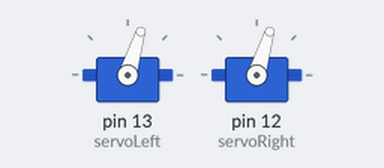
The sketch below on a simulated Arduino Uno, built with avr-gcc and run on an emulated ATmega328P. Shown: 2 × servo. What the sketch prints to the serial monitor is not drawn.

Above: at 0.1 s.
At 7.5 s:
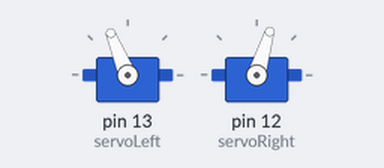
At 10.2 s:
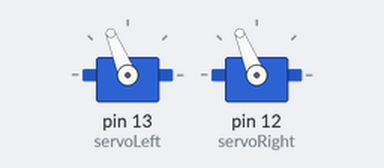
At 21.0 s:
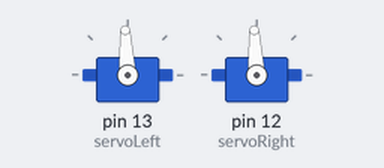
Timing chart, 0 to 22.5 s (numbered marks = the images above):
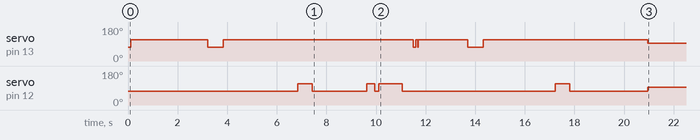

The sketch:

sketch_mar03a.ino
```cpp
#include <Servo.h>
Servo servoLeft;
Servo servoRight;

void setup() {

  // put your setup code here, to run once:
Serial.begin(9600);

servoLeft.attach(13);
servoRight.attach(12);

servoRight.writeMicroseconds(1300);     //Fix
servoLeft.writeMicroseconds(1300);
delay(120);
Serial.print("finished turn");

servoLeft.writeMicroseconds(1700);
servoRight.writeMicroseconds(1300);     // First start
delay(3100);
Serial.print("finished forward");

servoRight.writeMicroseconds(1300);
servoLeft.writeMicroseconds(1300);      //First left
delay(620);
Serial.print("finished turn");

servoRight.writeMicroseconds(1300);
servoLeft.writeMicroseconds(1700);      // Second start
delay(3000);
Serial.print("finished forward");

servoRight.writeMicroseconds(1700);     //First right
servoLeft.writeMicroseconds(1700);
delay(580);
Serial.print("finished turn");

servoRight.writeMicroseconds(1300);   // Third start
servoLeft.writeMicroseconds(1700);
delay(2200);
Serial.print("finished forward");

servoRight.writeMicroseconds(1700);   //Found dead end ( Diagnal turn )
servoLeft.writeMicroseconds(1700);
delay(330);
Serial.print("finished turn");

servoRight.writeMicroseconds(1300);   // Third start
servoLeft.writeMicroseconds(1700);
delay(150);
Serial.print("finished forward");

servoRight.writeMicroseconds(1700);
servoLeft.writeMicroseconds(1700);      //Turn around
delay(950);
Serial.print("finished turn");

servoRight.writeMicroseconds(1300);   // Third start
servoLeft.writeMicroseconds(1700);
delay(150);
Serial.print("finished forward");

servoRight.writeMicroseconds(1300);   // Fourth start
servoLeft.writeMicroseconds(1700);
delay(300);
Serial.print("finished turn");


servoRight.writeMicroseconds(1300);
servoLeft.writeMicroseconds(1300);      //Turn around
delay(100);
Serial.print("finished turn");

servoRight.writeMicroseconds(1300);   // Fifth start
servoLeft.writeMicroseconds(1700);
delay(70);
Serial.print("finished turn");

servoRight.writeMicroseconds(1300);
servoLeft.writeMicroseconds(1300);      //Turn around
delay(30);
Serial.print("finished turn");

servoRight.writeMicroseconds(1300);   // Sixth start
servoLeft.writeMicroseconds(1700);
delay(2000);
Serial.print("finished turn");

servoRight.writeMicroseconds(1300);
servoLeft.writeMicroseconds(1300);      //Second left
delay(620);
Serial.print("finished turn");

servoRight.writeMicroseconds(1300);   // Seventh start
servoLeft.writeMicroseconds(1700);
delay(2900);
Serial.print("finished forward");

servoRight.writeMicroseconds(1700);     //Second right
servoLeft.writeMicroseconds(1700);
delay(580);
Serial.print("finished turn");

servoRight.writeMicroseconds(1300);
servoLeft.writeMicroseconds(1700);      // Eigth start
delay(3150);
Serial.print("finished forward");

servoRight.writeMicroseconds(1500);
servoLeft.writeMicroseconds(1500);      //Stop
delay(2000);
Serial.print("finished turn");


}

void loop() {
  // put your main code here, to run repeatedly:

}
```
